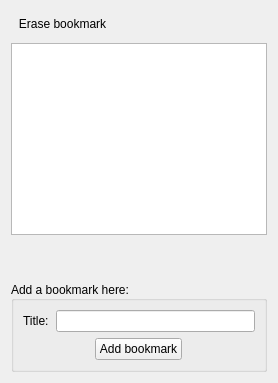
         <widget class="QWidget" name="bookmarkTab">
          <property name="layoutDirection">
           <enum>Qt::LeftToRight</enum>
          </property>
          <attribute name="icon">
           <iconset resource="Orayta.qrc">
            <normaloff>:/Icons/bookmarks.png</normaloff>:/Icons/bookmarks.png</iconset>
          </attribute>
          <attribute name="title">
           <string>Bookmarks</string>
          </attribute>
          <layout class="QVBoxLayout" name="verticalLayout_3">
           <item>
            <layout class="QHBoxLayout" name="horizontalLayout_5">
             <property name="topMargin">
              <number>0</number>
             </property>
             <item>
              <widget class="QToolButton" name="removeBookmark">
               <property name="toolTip">
                <string>Remove bookmark</string>
               </property>
               <property name="text">
                <string>Erase bookmark</string>
               </property>
               <property name="icon">
                <iconset resource="Orayta.qrc">
                 <normaloff>:/Icons/edit-delete.png</normaloff>:/Icons/edit-delete.png</iconset>
               </property>
               <property name="iconSize">
                <size>
                 <width>19</width>
                 <height>19</height>
                </size>
               </property>
               <property name="checkable">
                <bool>false</bool>
               </property>
               <property name="toolButtonStyle">
                <enum>Qt::ToolButtonIconOnly</enum>
               </property>
               <property name="autoRaise">
                <bool>true</bool>
               </property>
              </widget>
             </item>
             <item>
              <widget class="QToolButton" name="bookmarkUp">
               <property name="toolTip">
                <string>Move bookmark up</string>
               </property>
               <property name="text">
                <string/>
               </property>
               <property name="icon">
                <iconset resource="Orayta.qrc">
                 <normaloff>:/Icons/arrow-up.png</normaloff>:/Icons/arrow-up.png</iconset>
               </property>
               <property name="iconSize">
                <size>
                 <width>19</width>
                 <height>19</height>
                </size>
               </property>
               <property name="checkable">
                <bool>false</bool>
               </property>
               <property name="toolButtonStyle">
                <enum>Qt::ToolButtonIconOnly</enum>
               </property>
               <property name="autoRaise">
                <bool>true</bool>
               </property>
              </widget>
             </item>
             <item>
              <widget class="QToolButton" name="bookmarkDown">
               <property name="toolTip">
                <string>Move bookmark down</string>
               </property>
               <property name="text">
                <string/>
               </property>
               <property name="icon">
                <iconset resource="Orayta.qrc">
                 <normaloff>:/Icons/arrow-down.png</normaloff>:/Icons/arrow-down.png</iconset>
               </property>
               <property name="iconSize">
                <size>
                 <width>19</width>
                 <height>19</height>
                </size>
               </property>
               <property name="checkable">
                <bool>false</bool>
               </property>
               <property name="toolButtonStyle">
                <enum>Qt::ToolButtonIconOnly</enum>
               </property>
               <property name="autoRaise">
                <bool>true</bool>
               </property>
              </widget>
             </item>
             <item>
              <widget class="QToolButton" name="bookmarkEdit">
               <property name="toolTip">
                <string>Edit bookmark's title</string>
               </property>
               <property name="text">
                <string/>
               </property>
               <property name="icon">
                <iconset resource="Orayta.qrc">
                 <normaloff>:/Icons/edit.png</normaloff>:/Icons/edit.png</iconset>
               </property>
               <property name="iconSize">
                <size>
                 <width>19</width>
                 <height>19</height>
                </size>
               </property>
               <property name="checkable">
                <bool>false</bool>
               </property>
               <property name="toolButtonStyle">
                <enum>Qt::ToolButtonIconOnly</enum>
               </property>
               <property name="autoRaise">
                <bool>true</bool>
               </property>
              </widget>
             </item>
             <item>
              <spacer name="horizontalSpacer_3">
               <property name="orientation">
                <enum>Qt::Horizontal</enum>
               </property>
               <property name="sizeHint" stdset="0">
                <size>
                 <width>40</width>
                 <height>20</height>
                </size>
               </property>
              </spacer>
             </item>
            </layout>
           </item>
           <item>
            <widget class="QListWidget" name="bookmarkWidget">
             <property name="contextMenuPolicy">
              <enum>Qt::CustomContextMenu</enum>
             </property>
             <property name="frameShape">
              <enum>QFrame::StyledPanel</enum>
             </property>
             <property name="lineWidth">
              <number>1</number>
             </property>
             <property name="horizontalScrollBarPolicy">
              <enum>Qt::ScrollBarAsNeeded</enum>
             </property>
             <property name="autoScroll">
              <bool>true</bool>
             </property>
             <property name="autoScrollMargin">
              <number>0</number>
             </property>
             <property name="viewMode">
              <enum>QListView::ListMode</enum>
             </property>
             <property name="uniformItemSizes">
              <bool>false</bool>
             </property>
             <property name="currentRow">
              <number>-1</number>
             </property>
             <property name="sortingEnabled">
              <bool>false</bool>
             </property>
            </widget>
           </item>
           <item>
            <spacer name="verticalSpacer">
             <property name="orientation">
              <enum>Qt::Vertical</enum>
             </property>
             <property name="sizeType">
              <enum>QSizePolicy::Maximum</enum>
             </property>
             <property name="sizeHint" stdset="0">
              <size>
               <width>20</width>
               <height>40</height>
              </size>
             </property>
            </spacer>
           </item>
           <item>
            <widget class="QGroupBox" name="groupBox_2">
             <property name="title">
              <string>Add a bookmark here:</string>
             </property>
             <property name="alignment">
              <set>Qt::AlignLeading|Qt::AlignLeft|Qt::AlignVCenter</set>
             </property>
             <layout class="QVBoxLayout" name="verticalLayout_6">
              <item>
               <layout class="QHBoxLayout" name="horizontalLayout_7">
                <property name="spacing">
                 <number>7</number>
                </property>
                <property name="topMargin">
                 <number>0</number>
                </property>
                <item>
                 <widget class="QLabel" name="label_3">
                  <property name="text">
                   <string>Title:</string>
                  </property>
                  <property name="scaledContents">
                   <bool>true</bool>
                  </property>
                  <property name="wordWrap">
                   <bool>true</bool>
                  </property>
                 </widget>
                </item>
                <item>
                 <widget class="QLineEdit" name="bookmarkTitleLine"/>
                </item>
               </layout>
              </item>
              <item>
               <layout class="QHBoxLayout" name="horizontalLayout_10">
                <property name="topMargin">
                 <number>0</number>
                </property>
                <item>
                 <widget class="QPushButton" name="addBookMark">
                  <property name="sizePolicy">
                   <sizepolicy hsizetype="Maximum" vsizetype="Fixed">
                    <horstretch>0</horstretch>
                    <verstretch>0</verstretch>
                   </sizepolicy>
                  </property>
                  <property name="text">
                   <string>Add bookmark</string>
                  </property>
                 </widget>
                </item>
               </layout>
              </item>
             </layout>
            </widget>
           </item>
          </layout>
         </widget>
